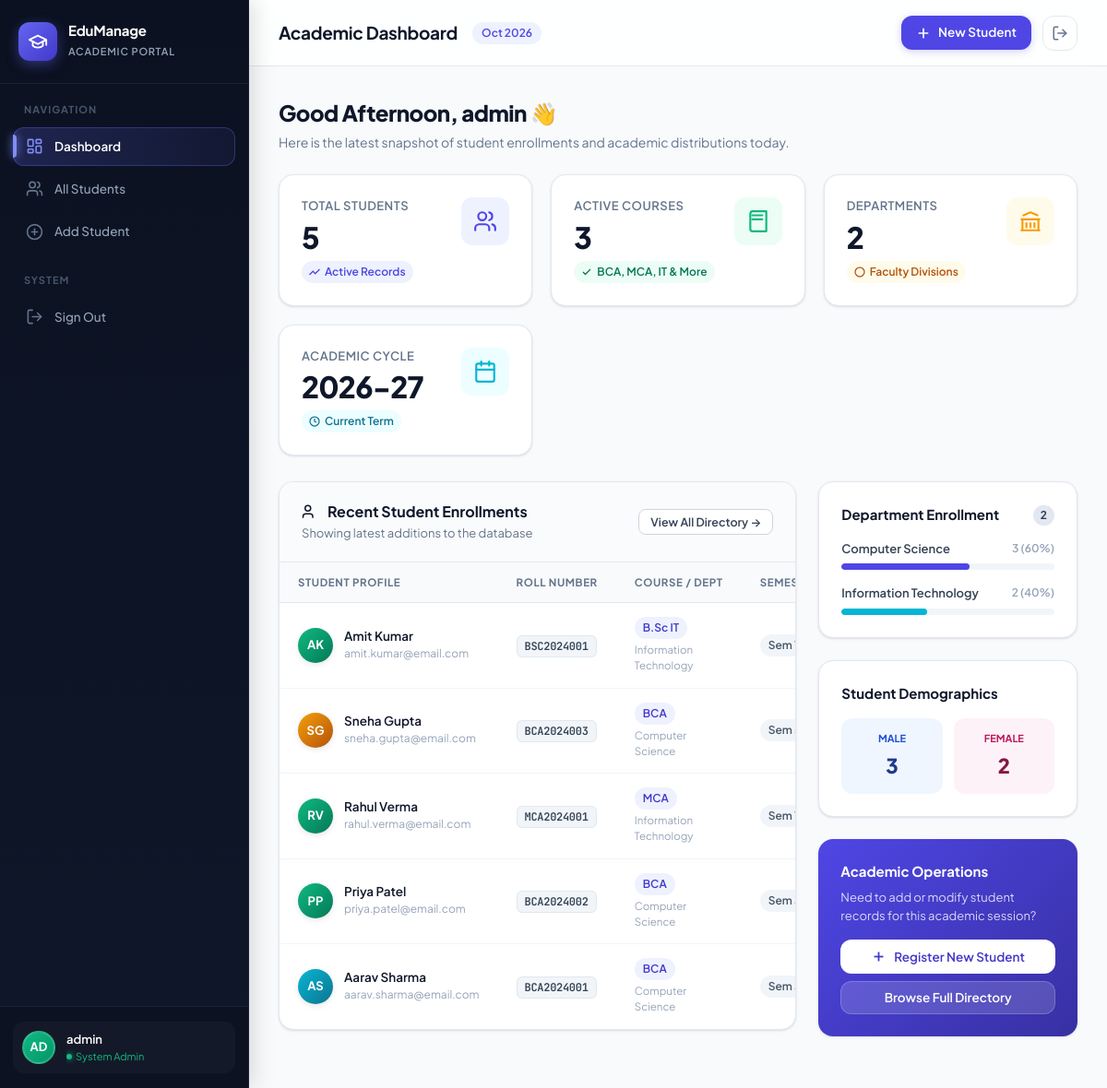
Page /dashboard.php (signed in) on the committed database.
### tables this page shows
CREATE TABLE IF NOT EXISTS students (
    id          INT AUTO_INCREMENT PRIMARY KEY,    
    full_name   VARCHAR(100) NOT NULL,             
    roll_number VARCHAR(20)  NOT NULL UNIQUE,      
    email       VARCHAR(100) NOT NULL,             
    phone       VARCHAR(15)  NOT NULL,             
    course      VARCHAR(50)  NOT NULL,             
    department  VARCHAR(50)  NOT NULL,             
    semester    INT          NOT NULL,             
    gender      ENUM('Male', 'Female', 'Other') NOT NULL,   
    admission_date DATE     NOT NULL,             
    created_at  TIMESTAMP DEFAULT CURRENT_TIMESTAMP   
);

### dashboard.php (the view, shortened to what this page needs)
<?php
include 'includes/header.php';
include 'config/database.php';
$result_total = mysqli_query($conn, "SELECT COUNT(*) AS total FROM students");
$total_students = mysqli_fetch_assoc($result_total)['total'] ?? 0;
$result_courses = mysqli_query($conn, "SELECT COUNT(DISTINCT course) AS total FROM students");
$total_courses = mysqli_fetch_assoc($result_courses)['total'] ?? 0;
$result_depts = mysqli_query($conn, "SELECT COUNT(DISTINCT department) AS total FROM students");
$total_departments = mysqli_fetch_assoc($result_depts)['total'] ?? 0;
$dept_counts = [];
$res_dept_list = mysqli_query($conn, "SELECT department, COUNT(*) as cnt FROM students GROUP BY department ORDER BY cnt DESC");
if ($res_dept_list) {
    while ($r = mysqli_fetch_assoc($res_dept_list)) {
        $dept_counts[] = $r;
    }
}
$male_count = 0;
$female_count = 0;
$res_gender = mysqli_query($conn, "SELECT gender, COUNT(*) as cnt FROM students GROUP BY gender");
if ($res_gender) {
    while ($g = mysqli_fetch_assoc($res_gender)) {
        if ($g['gender'] === 'Male') $male_count = $g['cnt'];
        if ($g['gender'] === 'Female') $female_count = $g['cnt'];
    }
}
$result_recent = mysqli_query($conn, "SELECT * FROM students ORDER BY id DESC LIMIT 6");
$hour = (int)date('H');
if ($hour < 12) {
    $greeting = "Good Morning";
} elseif ($hour < 17) {
    $greeting = "Good Afternoon";
} else {
    $greeting = "Good Evening";
}
function getAvatarGradient($name) {
    $gradients = [
        'linear-gradient(135deg, #6366f1 0%, #4338ca 100%)',
        'linear-gradient(135deg, #ec4899 0%, #be185d 100%)',
        'linear-gradient(135deg, #10b981 0%, #047857 100%)',
        'linear-gradient(135deg, #f59e0b 0%, #b45309 100%)',
        'linear-gradient(135deg, #06b6d4 0%, #0e7490 100%)',
        'linear-gradient(135deg, #8b5cf6 0%, #6d28d9 100%)'
    ];
    $idx = abs(crc32($name)) % count($gradients);
    return $gradients[$idx];
}
function getInitials($name) {
    $parts = explode(' ', trim($name));
    if (count($parts) >= 2) {
        return strtoupper(substr($parts[0], 0, 1) . substr($parts[1], 0, 1));
    }
    return strtoupper(substr($name, 0, 2));
}
?>
<div style="margin-bottom: 24px;">
    <h1 style="font-size: 24px; font-weight: 800; color: var(--slate-900); letter-spacing: -0.5px;">
        <?php echo $greeting; ?>, <?php echo htmlspecialchars($admin_name); ?> 👋
    </h1>
    <p style="font-size: 14px; color: var(--slate-500); margin-top: 4px;">
        Here is the latest snapshot of student enrollments and academic distributions today.
    </p>
</div>
<div class="stats-grid">
    <div class="stat-card-v2 primary">
        <div class="stat-info-wrap">
            <span class="stat-label-text">Total Students</span>
            <div class="stat-number-val"><?php echo number_format($total_students); ?></div>
            <span class="stat-trend-pill trend-indigo">
                <svg width="12" height="12" viewBox="0 0 24 24" fill="none" stroke="currentColor" stroke-width="2.5"><polyline points="23 6 13.5 15.5 8.5 10.5 1 18"/></svg>
                Active Records
            </span>
        </div>
        <div class="stat-icon-bubble bubble-primary">
            <svg viewBox="0 0 24 24" fill="none" stroke="currentColor" stroke-width="2" stroke-linecap="round" stroke-linejoin="round">
                <path d="M16 21v-2a4 4 0 0 0-4-4H6a4 4 0 0 0-4 4v2"/>
                <circle cx="9" cy="7" r="4"/>
                <path d="M22 21v-2a4 4 0 0 0-3-3.87"/>
                <path d="M16 3.13a4 4 0 0 1 0 7.75"/>
            </svg>
        </div>
    </div>
    <div class="stat-card-v2 success">
        <div class="stat-info-wrap">
            <span class="stat-label-text">Active Courses</span>
            <div class="stat-number-val"><?php echo number_format($total_courses); ?></div>
            <span class="stat-trend-pill trend-emerald">
                <svg width="12" height="12" viewBox="0 0 24 24" fill="none" stroke="currentColor" stroke-width="2.5"><polyline points="20 6 9 17 4 12"/></svg>
                BCA, MCA, IT & More
            </span>
        </div>
        <div class="stat-icon-bubble bubble-success">
            <svg viewBox="0 0 24 24" fill="none" stroke="currentColor" stroke-width="2" stroke-linecap="round" stroke-linejoin="round">
                <path d="M4 19.5v-15A2.5 2.5 0 0 1 6.5 2H20v20H6.5a2.5 2.5 0 0 1-2.5-2.5Z"/>
                <path d="M6 6h10"/>
                <path d="M6 10h10"/>
            </svg>
        </div>
    </div>
    <div class="stat-card-v2 amber">
        <div class="stat-info-wrap">
            <span class="stat-label-text">Departments</span>
            <div class="stat-number-val"><?php echo number_format($total_departments); ?></div>
            <span class="stat-trend-pill trend-amber">
                <svg width="12" height="12" viewBox="0 0 24 24" fill="none" stroke="currentColor" stroke-width="2.5"><circle cx="12" cy="12" r="10"/></svg>
                Faculty Divisions
            </span>
        </div>
        <div class="stat-icon-bubble bubble-amber">
            <svg viewBox="0 0 24 24" fill="none" stroke="currentColor" stroke-width="2" stroke-linecap="round" stroke-linejoin="round">
                <path d="M3 21h18"/>
                <path d="M3 10h18"/>
                <path d="M5 6l7-3 7 3"/>
                <path d="M4 10v11"/>
                <path d="M20 10v11"/>
                <path d="M8 14v4"/>
                <path d="M12 14v4"/>
                <path d="M16 14v4"/>
            </svg>
        </div>
    </div>
    <div class="stat-card-v2 cyan">
        <div class="stat-info-wrap">
            <span class="stat-label-text">Academic Cycle</span>
            <div class="stat-number-val"><?php echo date('Y'); ?>-<?php echo substr(date('Y') + 1, -2); ?></div>
            <span class="stat-trend-pill trend-cyan">
                <svg width="12" height="12" viewBox="0 0 24 24" fill="none" stroke="currentColor" stroke-width="2.5"><circle cx="12" cy="12" r="10"/><polyline points="12 6 12 12 16 14"/></svg>
                Current Term
            </span>
        </div>
        <div class="stat-icon-bubble bubble-cyan">
            <svg viewBox="0 0 24 24" fill="none" stroke="currentColor" stroke-width="2" stroke-linecap="round" stroke-linejoin="round">
                <rect width="18" height="18" x="3" y="4" rx="2" ry="2"/>
                <line x1="16" y1="2" x2="16" y2="6"/>
                <line x1="8" y1="2" x2="8" y2="6"/>
                <line x1="3" y1="10" x2="21" y2="10"/>
            </svg>
        </div>
    </div>
</div>
<div class="dashboard-grid-layout">
    <div class="table-card-v2">
        <div class="table-header-v2">
            <div class="table-title-group">
                <h3>
                    <svg width="18" height="18" viewBox="0 0 24 24" fill="none" stroke="currentColor" stroke-width="2">
                        <path d="M16 21v-2a4 4 0 0 0-4-4H6a4 4 0 0 0-4 4v2"/><circle cx="9" cy="7" r="4"/>
                    </svg>
                    Recent Student Enrollments
                </h3>
                <p>Showing latest additions to the database</p>
            </div>
            <a href="students.php" class="btn-v2 btn-v2-secondary btn-v2-sm">
                View All Directory →
            </a>
        </div>
        <div class="table-responsive">
            <table class="modern-data-table">
                <thead>
                    <tr>
                        <th>Student Profile</th>
                        <th>Roll Number</th>
                        <th>Course / Dept</th>
                        <th>Semester</th>
                    </tr>
                </thead>
                <tbody>
                    <?php if (mysqli_num_rows($result_recent) > 0): ?>
                        <?php while ($student = mysqli_fetch_assoc($result_recent)): ?>
                            <tr>
                                <td>
                                    <div class="student-profile-cell">
                                        <div class="avatar-badge" style="background: <?php echo getAvatarGradient($student['full_name']); ?>;">
                                            <?php echo getInitials($student['full_name']); ?>
                                        </div>
                                        <div class="student-meta-info">
                                            <div class="name"><?php echo htmlspecialchars($student['full_name']); ?></div>
                                            <div class="email"><?php echo htmlspecialchars($student['email']); ?></div>
                                        </div>
                                    </div>
                                </td>
                                <td>
                                    <span class="roll-pill"><?php echo htmlspecialchars($student['roll_number']); ?></span>
                                </td>
                                <td>
                                    <span class="pill-badge pill-primary"><?php echo htmlspecialchars($student['course']); ?></span>
                                    <div style="font-size: 11.5px; color: var(--slate-400); margin-top: 3px;">
                                        <?php echo htmlspecialchars($student['department']); ?>
                                    </div>
                                </td>
                                <td>
                                    <span class="pill-badge pill-slate">Sem <?php echo $student['semester']; ?></span>
                                </td>
                            </tr>
                        <?php endwhile; ?>
                    <?php endif; ?>
                </tbody>
            </table>
        </div>
    </div>
    <div>
        <div class="side-widget-card">
            <h4>
                <span>Department Enrollment</span>
                <span class="badge-counter"><?php echo count($dept_counts); ?></span>
            </h4>
            <?php if (!empty($dept_counts)): ?>
                <?php
                $bar_colors = ['#4f46e5', '#06b6d4', '#10b981', '#f59e0b', '#8b5cf6'];
                $color_idx = 0;
                foreach ($dept_counts as $dc):
                    $pct = ($total_students > 0) ? round(($dc['cnt'] / $total_students) * 100) : 0;
                    $currentColor = $bar_colors[$color_idx % count($bar_colors)];
                    $color_idx++;
                ?>
                    <div class="progress-metric-item">
                        <div class="progress-label-wrap">
                            <span><?php echo htmlspecialchars($dc['department']); ?></span>
                            <span style="color: var(--slate-400); font-size: 12px;"><?php echo $dc['cnt']; ?> (<?php echo $pct; ?>%)</span>
                        </div>
                        <div class="progress-track">
                            <div class="progress-bar-fill" style="width: <?php echo $pct; ?>%; background: <?php echo $currentColor; ?>;"></div>
                        </div>
                    </div>
                <?php endforeach; ?>
            <?php else: ?>
                <p style="color: var(--slate-400); font-size: 13px;">No departmental data available.</p>
            <?php endif; ?>
        </div>
        <div class="side-widget-card">
            <h4>
                <span>Student Demographics</span>
            </h4>
            <div style="display: flex; gap: 12px; margin-top: 8px;">
                <div style="flex: 1; padding: 14px; background: #eff6ff; border-radius: var(--radius-md); text-align: center;">
                    <div style="font-size: 11px; font-weight: 700; color: #1d4ed8; text-transform: uppercase;">Male</div>
                    <div style="font-size: 22px; font-weight: 800; color: #1e3a8a; margin-top: 4px;"><?php echo $male_count; ?></div>
                </div>
                <div style="flex: 1; padding: 14px; background: #fdf2f8; border-radius: var(--radius-md); text-align: center;">
                    <div style="font-size: 11px; font-weight: 700; color: #be185d; text-transform: uppercase;">Female</div>
                    <div style="font-size: 22px; font-weight: 800; color: #831843; margin-top: 4px;"><?php echo $female_count; ?></div>
                </div>
            </div>
        </div>
        <div class="side-widget-card" style="background: linear-gradient(135deg, #4f46e5 0%, #3730a3 100%); color: white; border: none;">
            <h4 style="color: white; margin-bottom: 8px;">Academic Operations</h4>
            <p style="font-size: 13px; color: rgba(255, 255, 255, 0.8); margin-bottom: 16px; line-height: 1.5;">
                Need to add or modify student records for this academic session?
            </p>
            <div style="display: flex; flex-direction: column; gap: 8px;">
                <a href="add_student.php" class="btn-v2" style="background: white; color: #4338ca; width: 100%;">
                    <svg viewBox="0 0 24 24" fill="none" stroke="currentColor" stroke-width="2.5"><line x1="12" y1="5" x2="12" y2="19"/><line x1="5" y1="12" x2="19" y2="12"/></svg>
                    Register New Student
                </a>
                <a href="students.php" class="btn-v2" style="background: rgba(255, 255, 255, 0.15); color: white; border: 1px solid rgba(255, 255, 255, 0.2); width: 100%;">
                    Browse Full Directory
                </a>
            </div>
        </div>
    </div>
</div>
<?php include 'includes/footer.php'; ?>

### rows in the picture
students: full_name "AK", full_name "Amit Kumar", email "amit.kumar@email.com", roll_number "BSC2024001", course "B.Sc IT", department "Information Technology"
students: full_name "SG", full_name "Sneha Gupta", email "sneha.gupta@email.com", roll_number "BCA2024003", course "BCA", department "Computer Science"
students: full_name "RV", full_name "Rahul Verma", email "rahul.verma@email.com", roll_number "MCA2024001", course "MCA", department "Information Technology"
students: full_name "PP", full_name "Priya Patel", email "priya.patel@email.com", roll_number "BCA2024002", course "BCA", department "Computer Science"
students: full_name "AS", full_name "Aarav Sharma", email "aarav.sharma@email.com", roll_number "BCA2024001", course "BCA", department "Computer Science"

### other values in the picture
substr($admin_name, 0, 2) "AD"
$admin_name "admin"
$page_title "Academic Dashboard"
$greeting "Good Afternoon"
$total_students "5"
$total_courses "3"
$total_departments "2"
count($dept_counts) "2"
$dc['department'] "Computer Science"
$dc['cnt'] "3"
$pct "60"
$dc['department'] "Information Technology"
$dc['cnt'] "2"
$pct "40"
$male_count "3"
